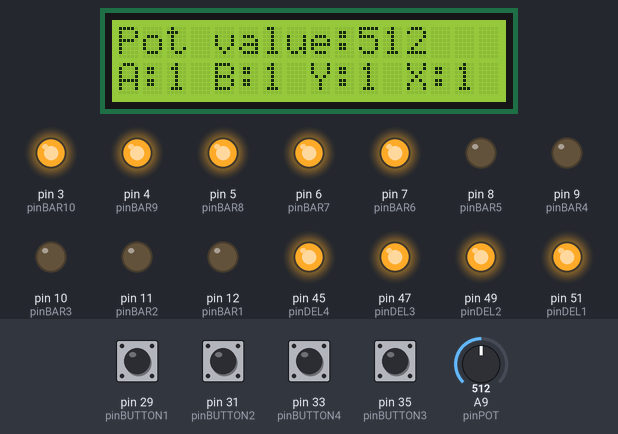
This program was run on a simulated Arduino Mega 2560, built with avr-gcc and run on an emulated ATmega2560. On the bench: 16×2 character LCD, output pins drawn as LEDs (lit = HIGH). Inputs (shaded band) come from the test bench; at power-on: pin 29 (pinBUTTON1), pin 31 (pinBUTTON2), pin 33 (pinBUTTON4), pin 35 (pinBUTTON3) HIGH, A9 (pinPOT) = 512.

Above: at 1.12 s.
1.4 s: A9 (pinPOT) set to 1023
At 2.0 s:
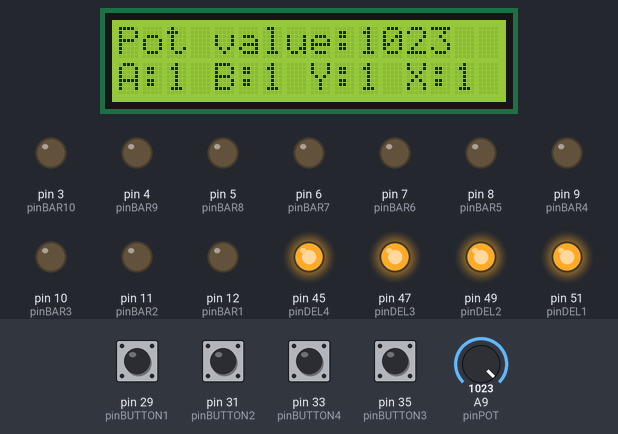
4.4 s: A9 (pinPOT) set to 24
At 4.92 s:
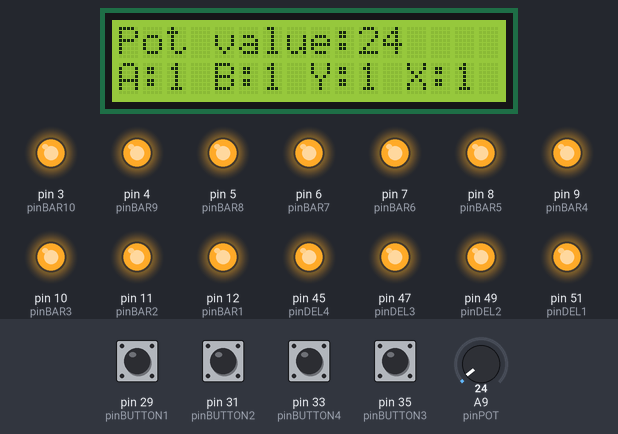
6.9 s: pin 29 (pinBUTTON1) pulled LOW for 1 s
At 7.24 s:
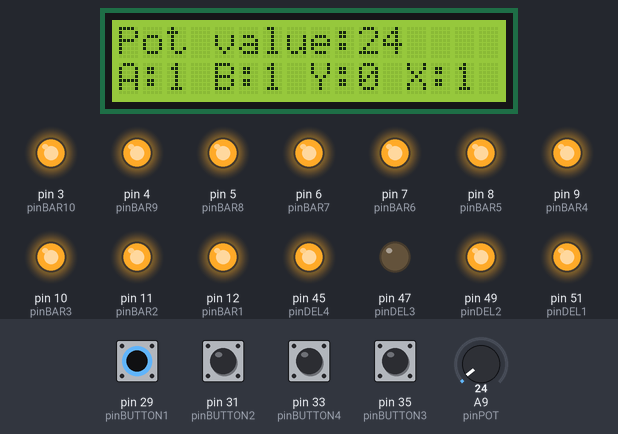
8.5 s: A9 (pinPOT) set to 11
At 8.88 s:
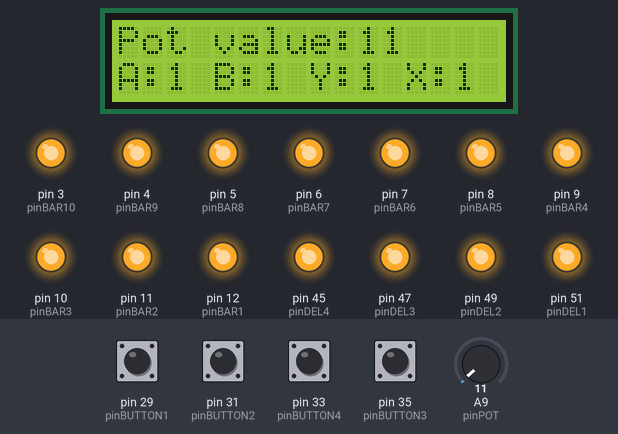
11.5 s: A9 (pinPOT) set to 8
At 12.15 s:
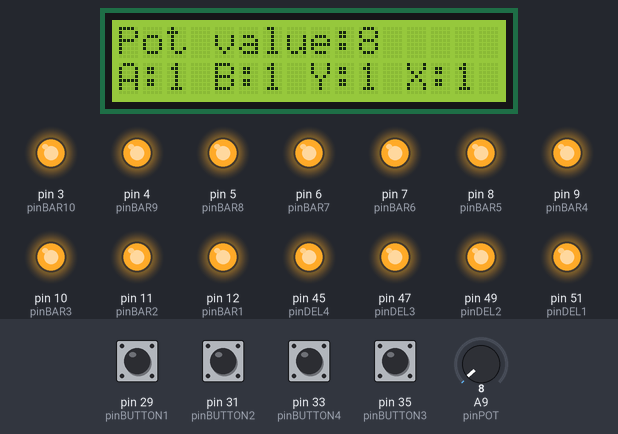
13.5 s: A9 (pinPOT) set to 122
At 13.96 s:
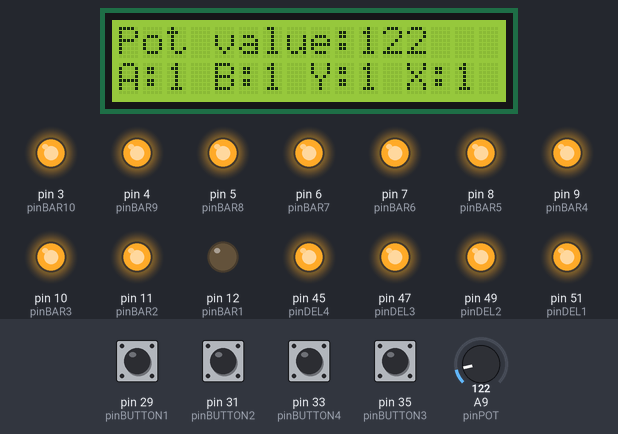
Timing chart, 0 to 16.5 s (numbered marks = the images above; inputs shaded):
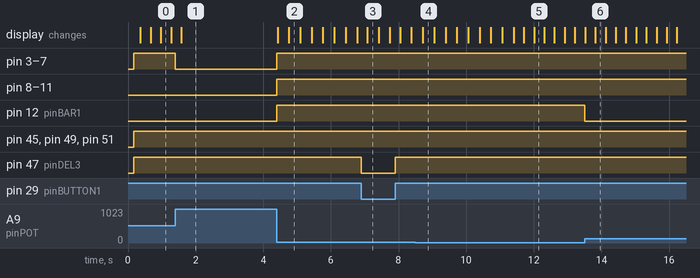

The program:

main.cpp
```cpp
/*
 * Auteurs: Jean-Samuel Lauzon
 * Date: Fevrier 2022
*/

/*------------------------------ Librairies ---------------------------------*/
#include <Arduino.h>
#include <ArduinoJson.h>
#include <LiquidCrystal.h>
#include <Wire.h>
/*------------------------------ Constantes ---------------------------------*/

#define BAUD 115200        // Frequence de transmission serielle

/*---------------------------- Variables globales ---------------------------*/

volatile bool shouldSend_ = false;  // Drapeau prêt à envoyer un message
volatile bool shouldRead_ = false;  // Drapeau prêt à lire un message

int ledState = 0;
int potValue = 0;
//LiquidCrystal
  /*Circuit:
 * OLED RS pin to digital pin 22
 * OLED Enable pin to digital pin 24
 * OLED D4 pin to digital pin 26
 * OLED D5 pin to digital pin 28
 * OLED D6 pin to digital pin 30
 * OLED D7 pin to digital pin 32
 * OLED R/W pin to ground
 */
LiquidCrystal lcd(22,24,26,28,30,32);
// Pin potentiomatte
#define pinPOT A9

// Pins bargraph
#define pinBAR1 12
#define pinBAR2 11
#define pinBAR3 10
#define pinBAR4 9
#define pinBAR5 8
#define pinBAR6 7
#define pinBAR7 6
#define pinBAR8 5
#define pinBAR9 4
#define pinBAR10 3

// Pins DELs
#define pinDEL1 51
#define pinDEL2 49
#define pinDEL3 47
#define pinDEL4 45

// Pins Acceleromatte
#define pinACCX A15
#define pinACCY A14
#define pinACCZ A13
#define pinACCST A12

// Pins Joystick
#define pinJOYX A11
#define pinJOYY A10
#define pinJOYCLICK 53

// Pins moteur et vibrateur
#define pinMOTEUR 13
#define pinSPEAKER 37

// Pins Boutons/Gachettes
#define pinBUTTON1 29
#define pinBUTTON2 31
#define pinBUTTON3 35
#define pinBUTTON4 33
#define pinGACHETTE1 23
#define pinGACHETTE2 25

/*------------------------- Prototypes de fonctions -------------------------*/
void sendMsg();
void readMsg();
void serialEvent();
int isShakingMaBite();
/*---------------------------- Fonctions "Main" -----------------------------*/

void setup() {
  Serial.begin(BAUD);               // Initialisation de la communication serielle
  // Pins BarGraph
  pinMode(pinBAR1, OUTPUT); // BARGRAPH 1
  pinMode(pinBAR2, OUTPUT);
  pinMode(pinBAR3, OUTPUT);
  pinMode(pinBAR4, OUTPUT);
  pinMode(pinBAR5, OUTPUT); // THROUGH
  pinMode(pinBAR6, OUTPUT);
  pinMode(pinBAR7, OUTPUT);
  pinMode(pinBAR8, OUTPUT);
  pinMode(pinBAR9, OUTPUT);
  pinMode(pinBAR10, OUTPUT);  // BARGRAPH 10

  // Pins LEDs
  pinMode(pinDEL1, OUTPUT);
  pinMode(pinDEL2, OUTPUT);
  pinMode(pinDEL3, OUTPUT);
  pinMode(pinDEL4, OUTPUT);

  // Pins Acceleromatte
  pinMode(pinACCX, INPUT);
  pinMode(pinACCY, INPUT);
  pinMode(pinACCZ, INPUT);

  // Pins Speaker et Moteur
  pinMode(pinMOTEUR, OUTPUT);

  // Pins Boutons
  pinMode(pinBUTTON1, INPUT);
  pinMode(pinBUTTON2, INPUT);
  pinMode(pinBUTTON3, INPUT);
  pinMode(pinBUTTON4, INPUT);
  digitalWrite(pinBUTTON1, HIGH);
  digitalWrite(pinBUTTON2, HIGH);
  digitalWrite(pinBUTTON3, HIGH);
  digitalWrite(pinBUTTON4, HIGH);

  // Pins Gachettes
  pinMode(pinGACHETTE1, INPUT);
  pinMode(pinGACHETTE2, INPUT);
  digitalWrite(pinGACHETTE1, HIGH);
  digitalWrite(pinGACHETTE2, HIGH);

  // Pins Joystick
  pinMode(pinJOYX, INPUT);
  pinMode(pinJOYY, INPUT);
  pinMode(pinJOYCLICK, INPUT);
  //Démarage LCD
  lcd.begin(16, 2);
  delay(100);
}

double i = 0;

/* Boucle principale (infinie) */
void loop() {
  lcd.setCursor(0,0);
  lcd.print("Pot value:");
  lcd.print(analogRead(pinPOT));
  lcd.setCursor(0,1);
  lcd.print("A:");
  lcd.print(digitalRead(pinBUTTON3));
  lcd.print(" B:");
  lcd.print(digitalRead(pinBUTTON4));
  lcd.print(" Y:");
  lcd.print(digitalRead(pinBUTTON1));
  lcd.print(" X:");
  lcd.print(digitalRead(pinBUTTON2));
  delay(3);
  lcd.clear();

  // Acceleromatte

  //Serial.println(accX);
  //Serial.println(accY);
  //Serial.println(accZ);
  // JoyStick
  //Serial.println(analogRead(pinJOYX));
  //Serial.println(analogRead(pinJOYY));
  //Serial.println(digitalRead(pinJOYCLICK));

  // Moteur
  //digitalWrite(pinMOTEUR, HIGH); // P2
  //digitalWrite(pinSPEAKER, HIGH); // P1

  /*i += 0.001;
  Serial.println(sin(i)* 1023);
  analogWrite(pinMOTEUR, sin(i)* 1023);*/

  // Bar Graph
  //Serial.println(analogRead(pinPOT));  //Debug
  switch (map(analogRead(pinPOT), 0, 1000, 0, 10))
  {
  case 0:
    digitalWrite(pinBAR1, HIGH);
    digitalWrite(pinBAR2, HIGH);
    digitalWrite(pinBAR3, HIGH);
    digitalWrite(pinBAR4, HIGH);
    digitalWrite(pinBAR5, HIGH);
    digitalWrite(pinBAR6, HIGH);
    digitalWrite(pinBAR7, HIGH);
    digitalWrite(pinBAR8, HIGH);
    digitalWrite(pinBAR9, HIGH);
    digitalWrite(pinBAR10, HIGH);
    break;
  case 1:
    digitalWrite(pinBAR1, LOW);
    digitalWrite(pinBAR2, HIGH);
    digitalWrite(pinBAR3, HIGH);
    digitalWrite(pinBAR4, HIGH);
    digitalWrite(pinBAR5, HIGH);
    digitalWrite(pinBAR6, HIGH);
    digitalWrite(pinBAR7, HIGH);
    digitalWrite(pinBAR8, HIGH);
    digitalWrite(pinBAR9, HIGH);
    digitalWrite(pinBAR10, HIGH);
    break;
  case 2:
    digitalWrite(pinBAR1, LOW);
    digitalWrite(pinBAR2, LOW);
    digitalWrite(pinBAR3, HIGH);
    digitalWrite(pinBAR4, HIGH);
    digitalWrite(pinBAR5, HIGH);
    digitalWrite(pinBAR6, HIGH);
    digitalWrite(pinBAR7, HIGH);
    digitalWrite(pinBAR8, HIGH);
    digitalWrite(pinBAR9, HIGH);
    digitalWrite(pinBAR10, HIGH);
    break;
  case 3:
    digitalWrite(pinBAR1, LOW);
    digitalWrite(pinBAR2, LOW);
    digitalWrite(pinBAR3, LOW);
    digitalWrite(pinBAR4, HIGH);
    digitalWrite(pinBAR5, HIGH);
    digitalWrite(pinBAR6, HIGH);
    digitalWrite(pinBAR7, HIGH);
    digitalWrite(pinBAR8, HIGH);
    digitalWrite(pinBAR9, HIGH);
    digitalWrite(pinBAR10, HIGH);
    break;
  case 4:
    digitalWrite(pinBAR1, LOW);
    digitalWrite(pinBAR2, LOW);
    digitalWrite(pinBAR3, LOW);
    digitalWrite(pinBAR4, LOW);
    digitalWrite(pinBAR5, HIGH);
    digitalWrite(pinBAR6, HIGH);
    digitalWrite(pinBAR7, HIGH);
    digitalWrite(pinBAR8, HIGH);
    digitalWrite(pinBAR9, HIGH);
    digitalWrite(pinBAR10, HIGH);
    break;
  case 5:
    digitalWrite(pinBAR1, LOW);
    digitalWrite(pinBAR2, LOW);
    digitalWrite(pinBAR3, LOW);
    digitalWrite(pinBAR4, LOW);
    digitalWrite(pinBAR5, LOW);
    digitalWrite(pinBAR6, HIGH);
    digitalWrite(pinBAR7, HIGH);
    digitalWrite(pinBAR8, HIGH);
    digitalWrite(pinBAR9, HIGH);
    digitalWrite(pinBAR10, HIGH);
    break;
  case 6:
    digitalWrite(pinBAR1, LOW);
    digitalWrite(pinBAR2, LOW);
    digitalWrite(pinBAR3, LOW);
    digitalWrite(pinBAR4, LOW);
    digitalWrite(pinBAR5, LOW);
    digitalWrite(pinBAR6, LOW);
    digitalWrite(pinBAR7, HIGH);
    digitalWrite(pinBAR8, HIGH);
    digitalWrite(pinBAR9, HIGH);
    digitalWrite(pinBAR10, HIGH);
    break;
  case 7:
    digitalWrite(pinBAR1, LOW);
    digitalWrite(pinBAR2, LOW);
    digitalWrite(pinBAR3, LOW);
    digitalWrite(pinBAR4, LOW);
    digitalWrite(pinBAR5, LOW);
    digitalWrite(pinBAR6, LOW);
    digitalWrite(pinBAR7, LOW);
    digitalWrite(pinBAR8, HIGH);
    digitalWrite(pinBAR9, HIGH);
    digitalWrite(pinBAR10, HIGH);
    break;
  case 8:
    digitalWrite(pinBAR1, LOW);
    digitalWrite(pinBAR2, LOW);
    digitalWrite(pinBAR3, LOW);
    digitalWrite(pinBAR4, LOW);
    digitalWrite(pinBAR5, LOW);
    digitalWrite(pinBAR6, LOW);
    digitalWrite(pinBAR7, LOW);
    digitalWrite(pinBAR8, LOW);
    digitalWrite(pinBAR9, HIGH);
    digitalWrite(pinBAR10, HIGH);
    break;
  case 9:
    digitalWrite(pinBAR1, LOW);
    digitalWrite(pinBAR2, LOW);
    digitalWrite(pinBAR3, LOW);
    digitalWrite(pinBAR4, LOW);
    digitalWrite(pinBAR5, LOW);
    digitalWrite(pinBAR6, LOW);
    digitalWrite(pinBAR7, LOW);
    digitalWrite(pinBAR8, LOW);
    digitalWrite(pinBAR9, LOW);
    digitalWrite(pinBAR10, HIGH);
    break;
  case 10:
    digitalWrite(pinBAR1, LOW);
    digitalWrite(pinBAR2, LOW);
    digitalWrite(pinBAR3, LOW);
    digitalWrite(pinBAR4, LOW);
    digitalWrite(pinBAR5, LOW);
    digitalWrite(pinBAR6, LOW);
    digitalWrite(pinBAR7, LOW);
    digitalWrite(pinBAR8, LOW);
    digitalWrite(pinBAR9, LOW);
    digitalWrite(pinBAR10, LOW);
    break;
  default:
    break;
  }

  // Boutons
  // Si le bouton est appuye alors on allume sa DEL
  if(!digitalRead(pinBUTTON1)){
    digitalWrite(pinDEL3, LOW);
  }
  else {
    digitalWrite(pinDEL3, HIGH);
  }

  if(!digitalRead(pinBUTTON2)){
    digitalWrite(pinDEL2, LOW);
  }
  else{
    digitalWrite(pinDEL2, HIGH);
  }

  if(!digitalRead(pinBUTTON3)){
    digitalWrite(pinDEL1, LOW);
  }
  else{
    digitalWrite(pinDEL1, HIGH);
  }

  if(!digitalRead(pinBUTTON4)){
    digitalWrite(pinDEL4, LOW);
  }
  else{
    digitalWrite(pinDEL4, HIGH);
  }

  if(shouldRead_){
    readMsg();
    sendMsg();
  }
}

/*---------------------------Definition de fonctions ------------------------*/

void serialEvent() { shouldRead_ = true; }


/*---------------------------Definition de fonctions ------------------------
Fonction d'envoi
Entrée : Aucun
Sortie : Aucun
Traitement : Envoi du message
-----------------------------------------------------------------------------*/
void sendMsg() {
  StaticJsonDocument<500> doc;
  // Elements du message
  doc["time"] = millis();
  doc["pot"] = analogRead(A0);
  doc["bouton1"] = digitalRead(pinBUTTON1);
  doc["bouton2"] = digitalRead(pinBUTTON2);
  doc["bouton3"] = digitalRead(pinBUTTON3);
  doc["bouton4"] = digitalRead(pinBUTTON4);

  doc["AccX"] = analogRead(pinACCX);
  doc["AccY"] = analogRead(pinACCY);
  doc["AccZ"] = analogRead(pinACCZ);
  doc["JoyX"] = analogRead(pinJOYX);
  doc["JoyY"] = analogRead(pinJOYY);
  doc["JoyBouton"] = digitalRead(pinJOYCLICK);
  doc["Gachette1"] = digitalRead(pinGACHETTE1);
  doc["Gachette2"] = digitalRead(pinGACHETTE2);
  doc["shake"] = isShakingMaBite();
  // Serialisation
  serializeJson(doc, Serial);

  // Envoie
  Serial.println();
  shouldSend_ = false;
}

/*---------------------------Definition de fonctions ------------------------
Fonction de reception
Entrée : Aucun
Sortie : Aucun
Traitement : Réception du message
-----------------------------------------------------------------------------*/
void readMsg(){
  // Lecture du message Json
  StaticJsonDocument<500> doc;
  JsonVariant parse_msg;

  // Lecture sur le port Seriel
  DeserializationError error = deserializeJson(doc, Serial);
  shouldRead_ = false;

  // Si erreur dans le message
  if (error) {
    Serial.print("deserialize() failed: ");
    Serial.println(error.c_str());
    return;
  }

  // Analyse des éléments du message message
  parse_msg = doc["led"];
  if (!parse_msg.isNull()) {
    // mettre la led a la valeur doc["led"]
    digitalWrite(pinDEL1,doc["led"].as<bool>());
  }
}

int isShakingMaBite(){
  float mag = sqrt((analogRead(pinACCX)^2) + (analogRead(pinACCY)^2) + (analogRead(pinACCZ)^2));
  // Serial.println(mag);
  int shakeState = 0;
  if(mag > 34 || mag < 29){
    shakeState = 1;
  }
  else{
    shakeState = 0;
  }
  return shakeState;
}
```

Measured:
- after the input at 1.4 s, pin 3 (pinBAR10), pin 4 (pinBAR9), pin 5 (pinBAR8), pin 6 (pinBAR7), pin 7 (pinBAR6): HIGH → LOW at once; the display: changes after 0.18 s (image 1)
- after the input at 4.4 s, pin 3 (pinBAR10), pin 4 (pinBAR9), pin 5 (pinBAR8), pin 6 (pinBAR7), pin 7 (pinBAR6), pin 8 (pinBAR5), pin 9 (pinBAR4), pin 10 (pinBAR3), pin 11 (pinBAR2), pin 12 (pinBAR1): LOW → HIGH at once
- after the input at 6.9 s, pin 47 (pinDEL3): HIGH → LOW at once, → HIGH 1.0 s later
- after the input at 11.5 s, the display: first differs from a run without the input after 0.51 s (image 5)
- after the input at 13.5 s, pin 12 (pinBAR1): HIGH → LOW at once; the display: first differs from a run without the input after 0.32 s (image 6)
